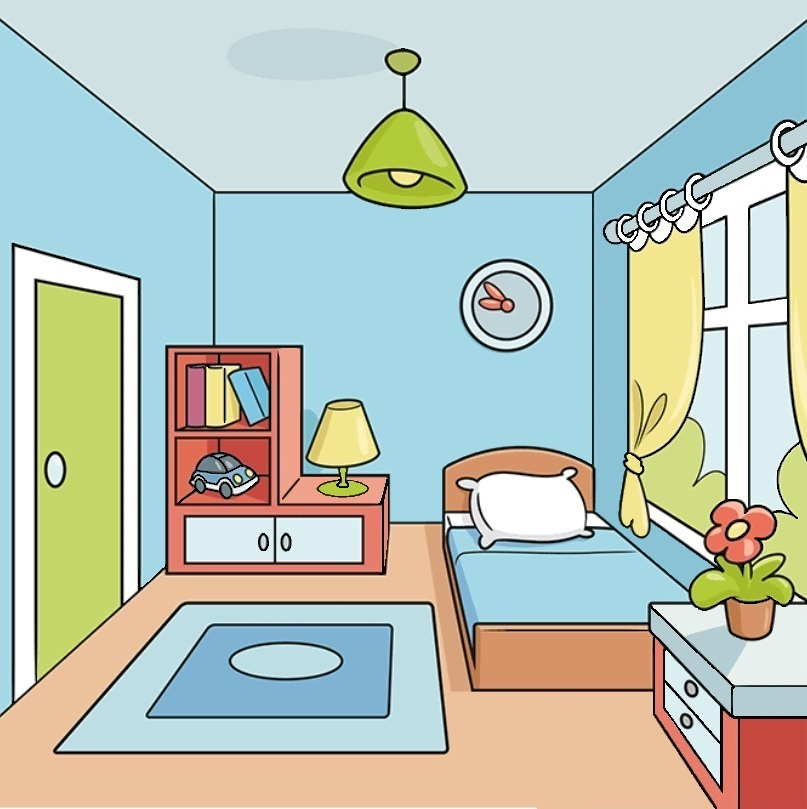
#> input picture XuLyAnh/room.jpg, 807 x 809 px
$ python CodePic3.py
#> lines starting #> are read from the running program, lines starting #| are printed output that depends on the picture; after the words box and inside, x2 and y2 are one past the last pixel; in counts of white or black regions, pixels touching at a corner belong together
import cv2
import numpy as np
import random

###Lv3:


# Đọc bức ảnh
img = cv2.imread('room.jpg')
#> img is the input picture: shape (809, 807, 3); mean B, G, R 184.6, 196.3, 186


# Chuyển đổi sang ảnh xám
gray = cv2.cvtColor(img, cv2.COLOR_BGR2GRAY)
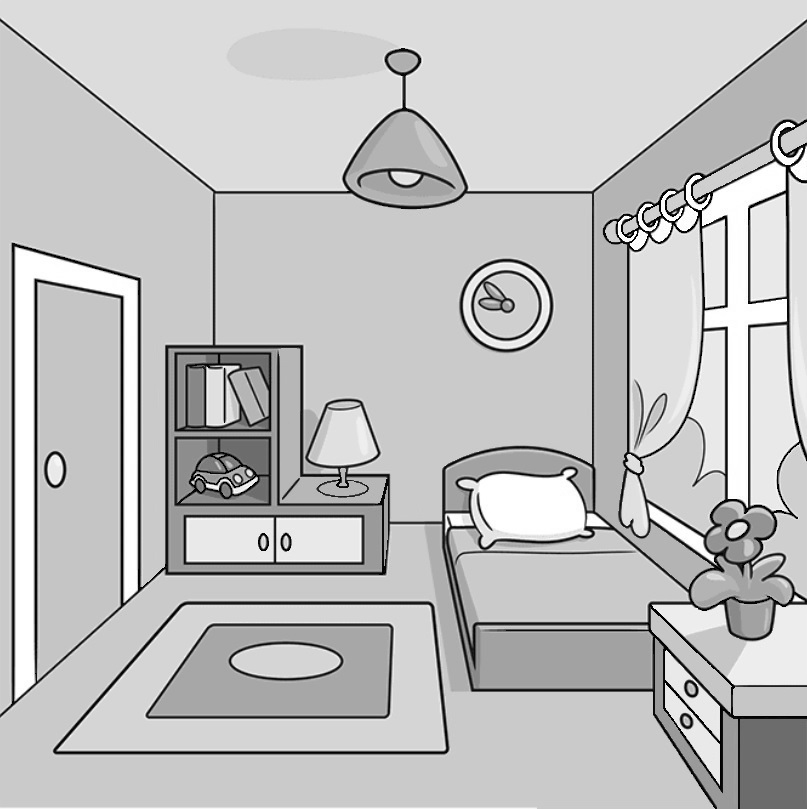
#> gray: shape (809, 807); min 0, max 255, mean 191.9

# Áp dụng bộ lọc Gaussian để giảm nhiễu
blur = cv2.GaussianBlur(gray, (3,3), 0)

# Sử dụng Canny Edge Detection để tìm biên ảnh
edges = cv2.Canny(blur, 50, 150)
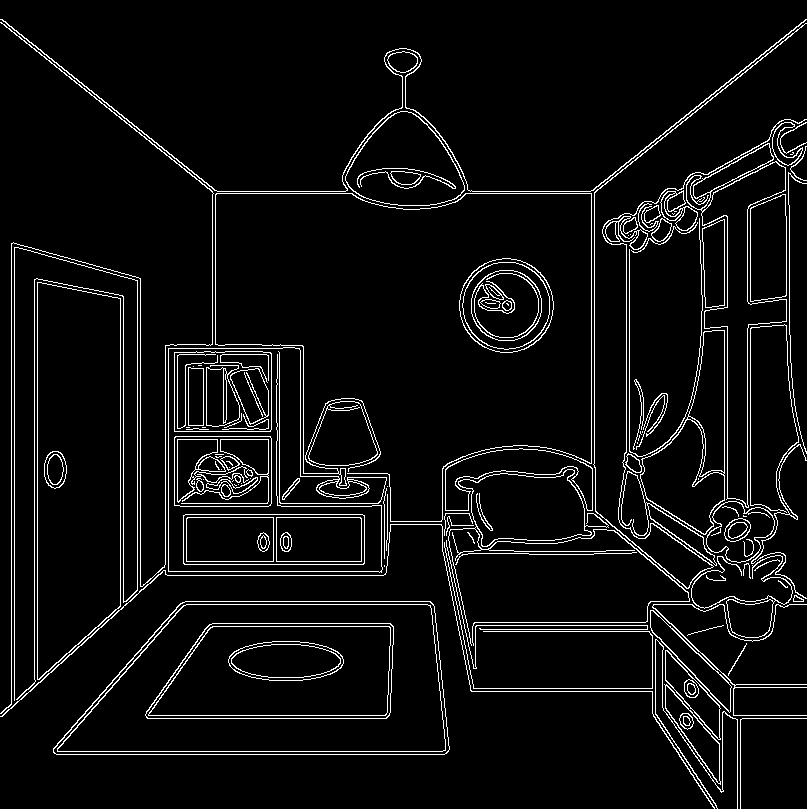
#> edges: shape (809, 807); 5.7% white in thin lines or dots

# Tìm các đường viền của vật thể
contours, hierarchy = cv2.findContours(edges, cv2.RETR_EXTERNAL, cv2.CHAIN_APPROX_SIMPLE)
#> contours = 76 contours, 30 with area under 20; largest, box (x1, y1, x2, y2) and area: (53, 601, 450, 755) 49935, (37, 282, 121, 680) 29316, (686, 143, 787, 508) 10812, (640, 330, 725, 535) 9058, (183, 514, 365, 565) 9046

# [12 lines of commented-out code are left out]
chosen_cnt = None
while chosen_cnt is None:
    # Chọn một contour ngẫu nhiên từ danh sách contours
    contour_idx = random.randint(0, len(contours)-1)
    # Lấy diện tích của contour được chọn
    area = cv2.contourArea(contours[contour_idx])
    # Nếu diện tích lớn hơn hoặc bằng k pixel, gán contour này cho chosen
    if area > 200 and area < 300:
        chosen_cnt = contours[contour_idx]
#> this loop made 34 passes
#> (contour_idx, area) on passes 1, 2, 4, 6, 9, 10, 11, 13, 18, 19, 21, 23: (49, 32), (53, 25.5), (33, 3761), (62, 3509.5), (61, 25), (45, 9058.5), (74, 155.5), (64, 737), (32, 191.5), (68, 10811.5), (39, 3187.5), (9, 40.5)


#Tô random
cv2.drawContours(img, [chosen_cnt], -1, (0, 200, 155), -1)
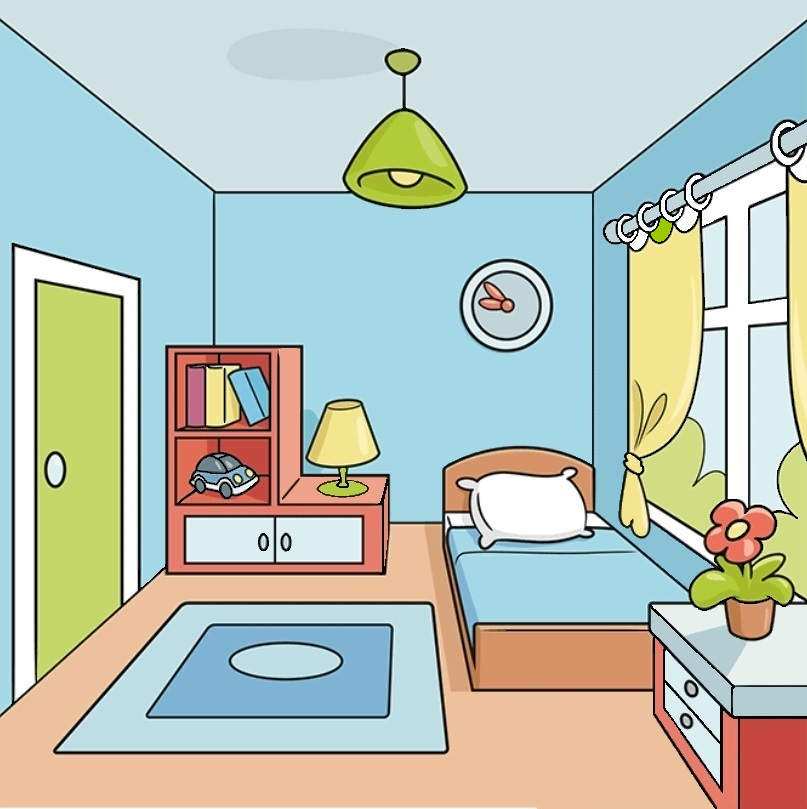
#> img: shape (809, 807, 3); 0.05% of pixels changed, all inside (x1, y1, x2, y2) = (651, 218, 672, 242)

# Tạo mask
mask = cv2.rectangle(np.zeros_like(img), (450, 255), (560, 355), (255, 255, 255), -1)

# Sao chép ảnh gốc để tránh thay đổi ảnh gốc
noisy_img = img.copy()

# Làm nhiễu vùng trong noisy_img
noisy_img[mask == 255] = cv2.randn(noisy_img[mask == 255], 0, 25)
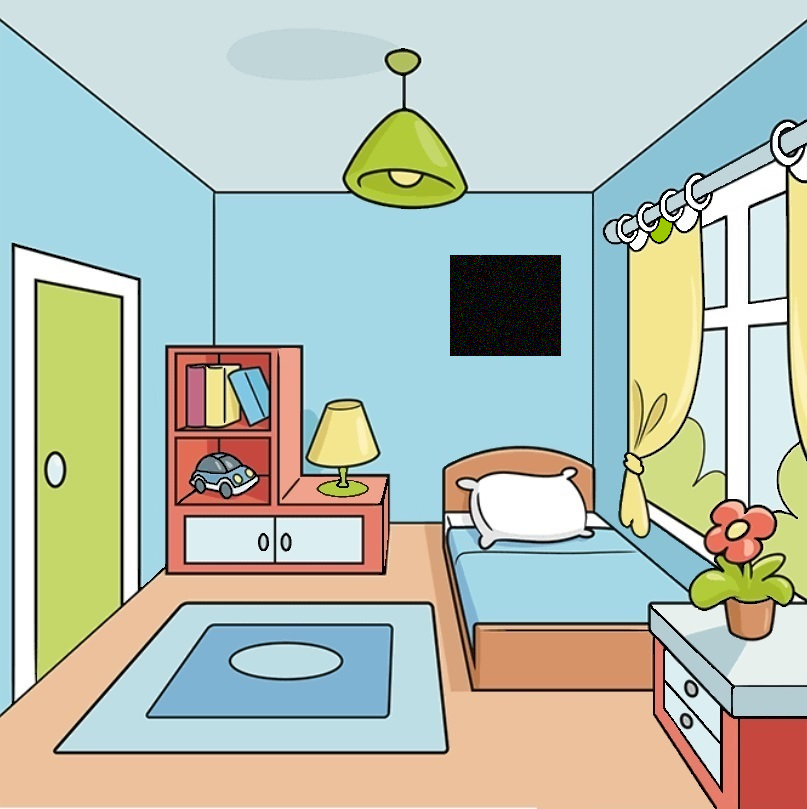
#> noisy_img: shape (809, 807, 3); 1.72% of pixels changed, all inside (x1, y1, x2, y2) = (450, 255, 561, 356)

# Hiển thị ảnh gốc và ảnh bị làm nhiễu
alpha = 0.5
beta = 1.0 - alpha
overlay = noisy_img.copy()
cv2.rectangle(overlay, (450, 255), (560, 355), (0, 0, 0), 2)
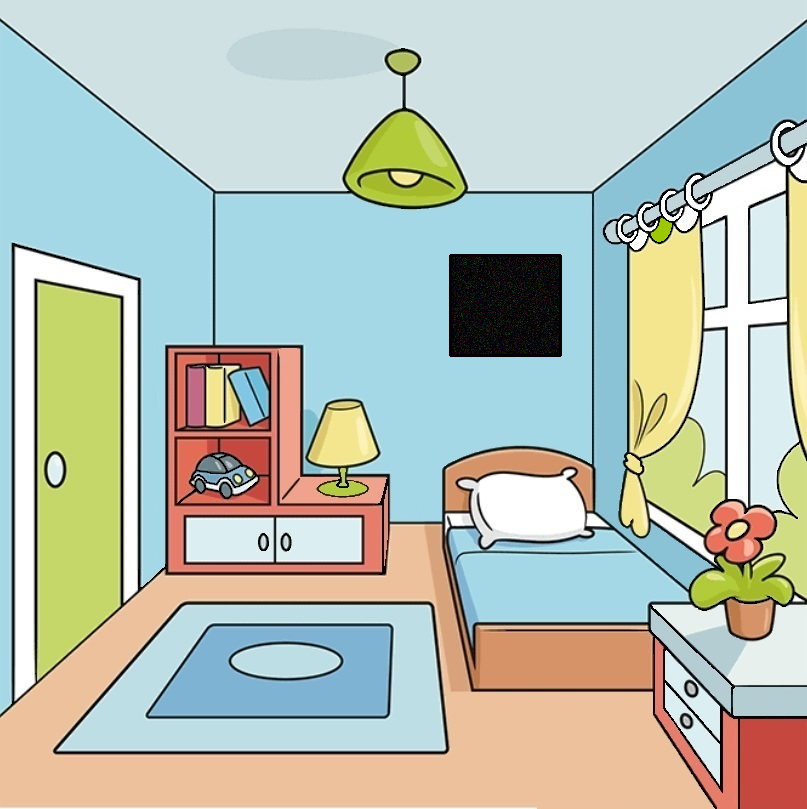
#> overlay: shape (809, 807, 3); 0.18% of pixels changed, all inside (x1, y1, x2, y2) = (449, 254, 562, 357)
last = cv2.addWeighted(img, alpha, overlay, beta, 0)

# Hiển thị ảnh
cv2.imshow('object', last)
cv2.waitKey(0)
cv2.destroyAllWindows()
